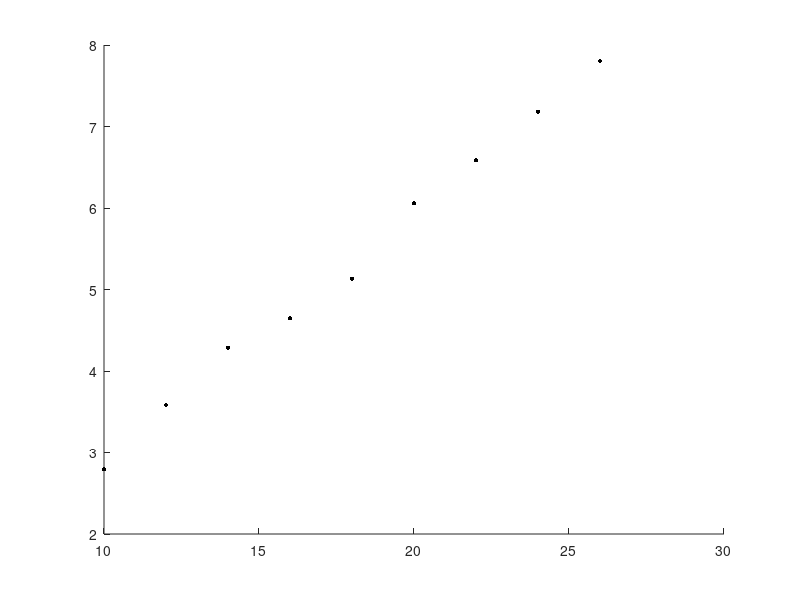

This figure's MATLAB source:
u =(10:2:26);
i =[0.065 0.081 0.099 0.117 0.137 0.156 0.177 0.200 0.220];
v1=[2.795 3.582 4.286 4.648 5.133 6.056 6.587 7.180 7.803];
r=0.5*103.84*10^(-3);
s=pi*r*r;
rho=1.185;
p0=u.*i
p1=0.5.*rho.*s.*(v1.^3)
ita=p1./p0

uv=scatter(u, v1, 100, 'k', '.');
